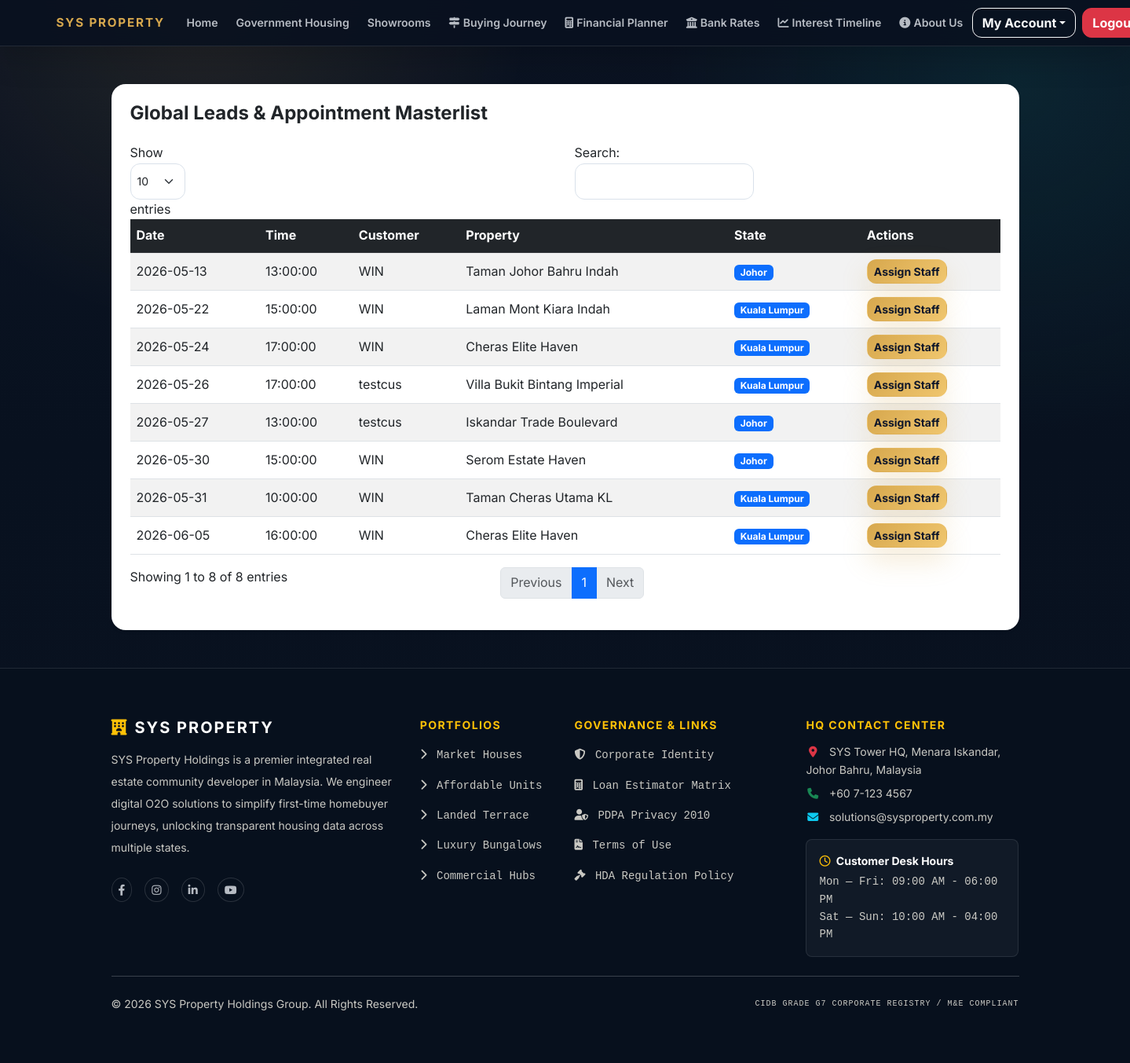
Before: /admin/appointments.php (signed in) with the older database file.
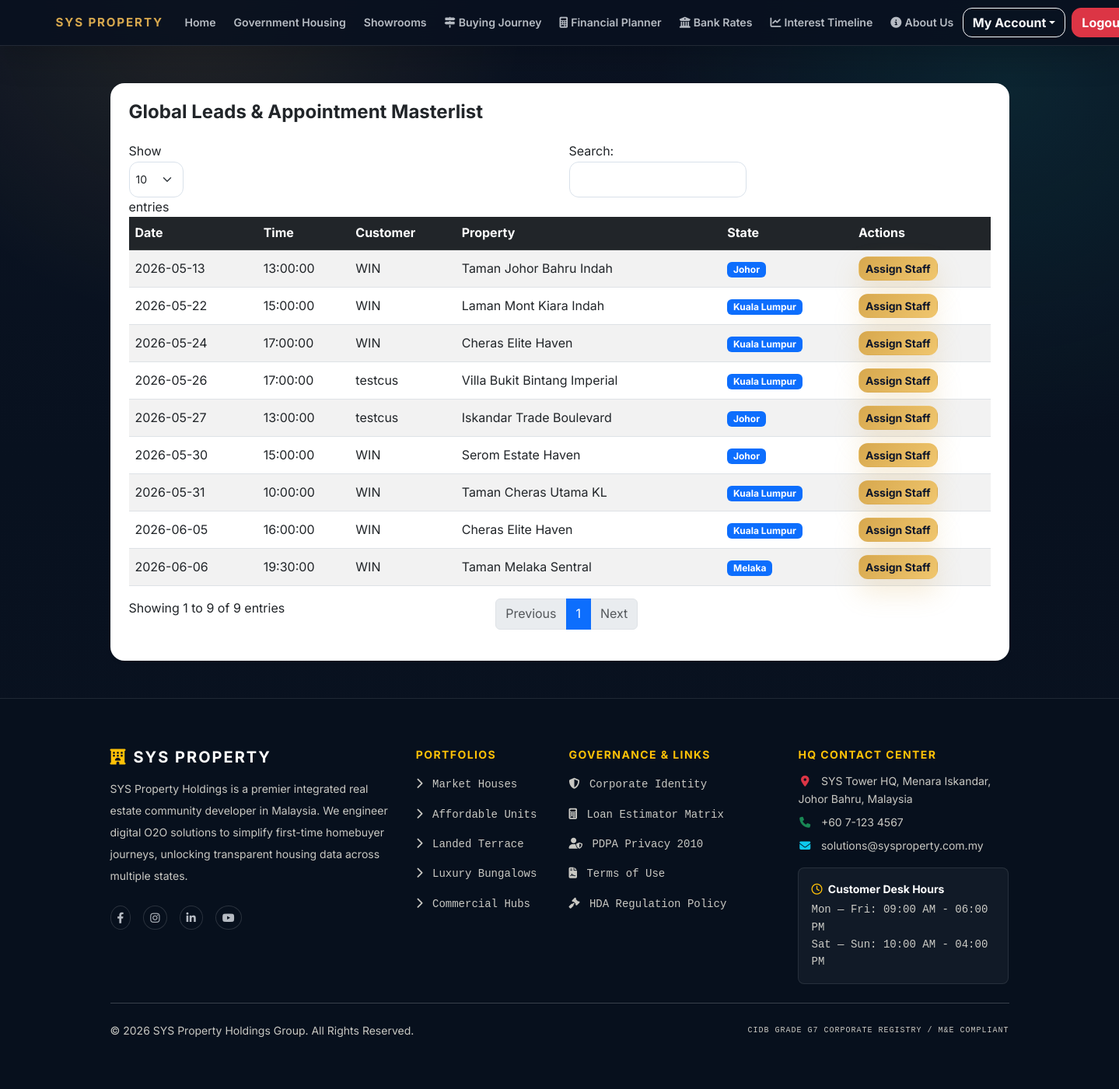
After: the same page with the newer database file.
### tables this page shows
CREATE TABLE `appointments` (
  `appointment_id` int(11) NOT NULL,
  `customer_id` int(11) NOT NULL,
  `property_id` int(11) NOT NULL,
  `assigned_staff_id` int(11) DEFAULT NULL,
  `service_type` enum('SHOWROOM_VIEWING','FINANCIAL_CONSULTATION') NOT NULL,
  `appointment_date` date NOT NULL,
  `appointment_time` time NOT NULL,
  `status` enum('REQUESTED','ASSIGNED','COMPLETED','NO_SHOW','CANCELLED') NOT NULL DEFAULT 'REQUESTED',
  `staff_remarks` text DEFAULT NULL
);

CREATE TABLE `customers` (
  `customer_id` int(11) NOT NULL,
  `full_name` varchar(255) NOT NULL,
  `phone_number` varchar(20) NOT NULL,
  `marital_status` enum('SINGLE','MARRIED') NOT NULL,
  `dependents_count` int(11) NOT NULL DEFAULT 0,
  `occupation` varchar(150) NOT NULL,
  `monthly_income` decimal(10,2) NOT NULL,
  `profile_image` varchar(255) DEFAULT NULL
);

CREATE TABLE `properties` (
  `property_id` int(11) NOT NULL,
  `property_code` varchar(20) NOT NULL,
  `project_name` varchar(255) NOT NULL,
  `state` varchar(100) NOT NULL,
  `property_type` enum('AFFORDABLE','TERRACE','BUNGALOW','COMMERCIAL','APARTMENT') NOT NULL,
  `price` decimal(12,2) NOT NULL,
  `total_units` int(11) NOT NULL,
  `built_up_sqft` int(11) NOT NULL,
  `income_limit_rm` decimal(10,2) DEFAULT NULL,
  `status` enum('ACTIVE','SOLD_OUT','ARCHIVED') NOT NULL DEFAULT 'ACTIVE',
  `image_filename` varchar(255) NOT NULL,
  `image_search_keyword` varchar(255) NOT NULL,
  `is_affordable` tinyint(1) NOT NULL DEFAULT 0
);

### admin/appointments.php (the view, shortened to what this page needs)
<?php
require_once '../includes/db_connect.php';
$res = $conn->query("SELECT a.appointment_id, a.appointment_date, a.appointment_time, c.full_name, p.project_name, p.state FROM appointments a JOIN customers c ON a.customer_id = c.customer_id JOIN properties p ON a.property_id = p.property_id WHERE a.status = 'REQUESTED'");
include '../includes/header.php';
?>
<div class="container mt-5">
    <div class="card shadow-sm border-0">
        <div class="card-body p-4">
            <h4 class="fw-bold mb-4">Global Leads & Appointment Masterlist</h4>
            <div class="table-responsive">
                <table id="assignTable" class="table table-striped table-hover align-middle">
                    <thead class="table-dark">
                        <tr>
                            <th>Date</th>
                            <th>Time</th>
                            <th>Customer</th>
                            <th>Property</th>
                            <th>State</th>
                            <th>Actions</th>
                        </tr>
                    </thead>
                    <tbody>
                        <?php
                        while ($row = $res->fetch_assoc()):
                            $state = $row['state'];
                        ?>
                            <tr>
                                <td><?php echo $row['appointment_date']; ?></td>
                                <td><?php echo $row['appointment_time']; ?></td>
                                <td><?php echo htmlspecialchars($row['full_name']); ?></td>
                                <td><?php echo htmlspecialchars($row['project_name']); ?></td>
                                <td><span class="badge bg-primary"><?php echo htmlspecialchars($state); ?></span></td>
                                <td>
                                    <button class="btn btn-sm btn-primary fw-bold" data-bs-toggle="modal" data-bs-target="#assignModal<?php echo $row['appointment_id']; ?>">Assign Staff</button>
                                </td>
                            </tr>
                        <?php endwhile;?>
                    </tbody>
                </table>
            </div>
        </div>
    </div>
</div>
<?php include '../includes/footer.php';?>

Changed rows visible on the page:
added appointments: appointment_date "2026-06-06", appointment_time "19:30:00", customer.full_name "WIN", property.project_name "Taman Melaka Sentral", property.state "Melaka"
Other visible differences:
text written by a page script: "Show entries Search: Showing 1 to 8 of 8 entries Previous 1 Next" → "Show entries Search: Showing 1 to 9 of 9 entries Previous 1 Next"
